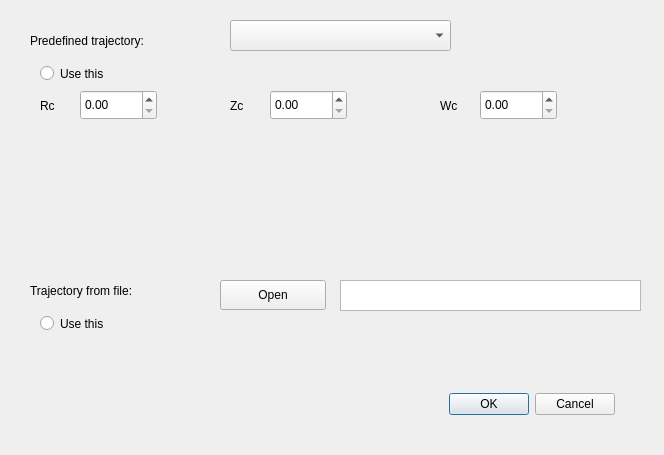
<?xml version="1.0" encoding="UTF-8"?>
<ui version="4.0">
 <class>choose_trajectory</class>
 <widget class="QWidget" name="choose_trajectory">
  <property name="geometry">
   <rect>
    <x>0</x>
    <y>0</y>
    <width>664</width>
    <height>455</height>
   </rect>
  </property>
  <property name="windowTitle">
   <string>Choose trajectory</string>
  </property>
  <widget class="QComboBox" name="comboBox_traj">
   <property name="geometry">
    <rect>
     <x>230</x>
     <y>20</y>
     <width>221</width>
     <height>31</height>
    </rect>
   </property>
  </widget>
  <widget class="QLabel" name="label">
   <property name="geometry">
    <rect>
     <x>30</x>
     <y>30</y>
     <width>191</width>
     <height>21</height>
    </rect>
   </property>
   <property name="text">
    <string>Predefined trajectory:</string>
   </property>
  </widget>
  <widget class="QLabel" name="label_2">
   <property name="geometry">
    <rect>
     <x>30</x>
     <y>280</y>
     <width>181</width>
     <height>21</height>
    </rect>
   </property>
   <property name="text">
    <string>Trajectory from file:</string>
   </property>
  </widget>
  <widget class="QPushButton" name="button_open">
   <property name="geometry">
    <rect>
     <x>220</x>
     <y>280</y>
     <width>106</width>
     <height>30</height>
    </rect>
   </property>
   <property name="text">
    <string>Open</string>
   </property>
  </widget>
  <widget class="QTextBrowser" name="browser_opened">
   <property name="geometry">
    <rect>
     <x>340</x>
     <y>280</y>
     <width>301</width>
     <height>31</height>
    </rect>
   </property>
  </widget>
  <widget class="QRadioButton" name="rb_pre">
   <property name="geometry">
    <rect>
     <x>40</x>
     <y>60</y>
     <width>133</width>
     <height>27</height>
    </rect>
   </property>
   <property name="text">
    <string>Use this</string>
   </property>
  </widget>
  <widget class="QRadioButton" name="rb_file">
   <property name="geometry">
    <rect>
     <x>40</x>
     <y>310</y>
     <width>133</width>
     <height>27</height>
    </rect>
   </property>
   <property name="text">
    <string>Use this</string>
   </property>
  </widget>
  <widget class="QDialogButtonBox" name="buttonBox">
   <property name="geometry">
    <rect>
     <x>440</x>
     <y>390</y>
     <width>175</width>
     <height>28</height>
    </rect>
   </property>
   <property name="standardButtons">
    <set>QDialogButtonBox::Cancel|QDialogButtonBox::Ok</set>
   </property>
  </widget>
  <widget class="QDoubleSpinBox" name="doubleSpinBox_rc">
   <property name="geometry">
    <rect>
     <x>80</x>
     <y>90</y>
     <width>77</width>
     <height>30</height>
    </rect>
   </property>
  </widget>
  <widget class="QLabel" name="label_3">
   <property name="geometry">
    <rect>
     <x>40</x>
     <y>90</y>
     <width>80</width>
     <height>31</height>
    </rect>
   </property>
   <property name="text">
    <string>Rc</string>
   </property>
  </widget>
  <widget class="QLabel" name="label_5">
   <property name="geometry">
    <rect>
     <x>230</x>
     <y>90</y>
     <width>80</width>
     <height>31</height>
    </rect>
   </property>
   <property name="text">
    <string>Zc</string>
   </property>
  </widget>
  <widget class="QDoubleSpinBox" name="doubleSpinBox_zc">
   <property name="geometry">
    <rect>
     <x>270</x>
     <y>90</y>
     <width>77</width>
     <height>30</height>
    </rect>
   </property>
  </widget>
  <widget class="QLabel" name="label_6">
   <property name="geometry">
    <rect>
     <x>440</x>
     <y>90</y>
     <width>80</width>
     <height>31</height>
    </rect>
   </property>
   <property name="text">
    <string>Wc</string>
   </property>
  </widget>
  <widget class="QDoubleSpinBox" name="doubleSpinBox_vc">
   <property name="geometry">
    <rect>
     <x>480</x>
     <y>90</y>
     <width>77</width>
     <height>30</height>
    </rect>
   </property>
  </widget>
 </widget>
 <resources/>
 <connections/>
</ui>
